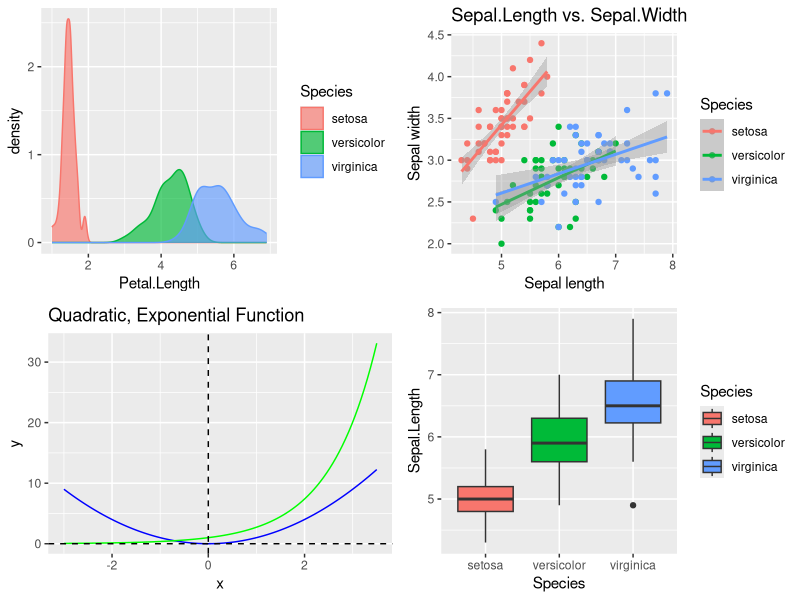
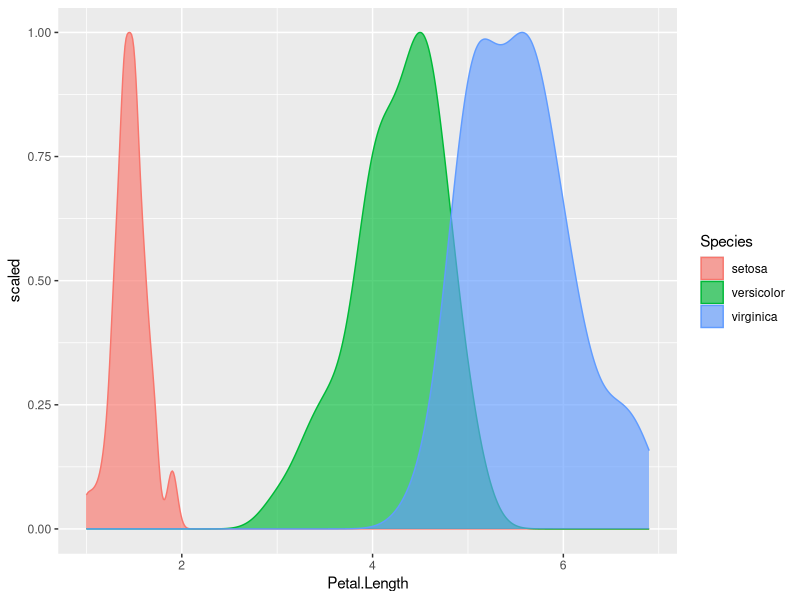

The R source for these figures, in order:
## ---- chunk 1
library(ggplot2)
library(gridExtra)
#-------------------------------------
gg1 <- ggplot(iris, aes(x = Petal.Length, colour = Species, fill = Species)) +
   geom_density(alpha = 0.65)
#-------------------------------------
gg2 <- ggplot(iris, aes(x = Sepal.Length, y = Sepal.Width, color = Species)) +
   geom_point() +
   ggtitle("Sepal.Length vs. Sepal.Width") +
   xlab("Sepal length") +
   ylab("Sepal width")+
   geom_smooth(method = "lm")
#-------------------------------------
qua_fun <- function(x){
   return(x**2)}

exp_fun <- function(x){
   return(exp(x))}

gg3_1 <- ggplot(data.frame(x = c(-3, 3.5)), aes(x))
gg3 <- gg3_1 + stat_function(fun = qua_fun, geom = "line", col = "blue") +
   stat_function(fun = exp_fun, geom = "line", col = "green")+
   geom_hline(yintercept = 0, lty = 2) +
   geom_vline(xintercept = 0, lty = 2)+
   labs(title = "Quadratic, Exponential Function")
#-------------------------------------
gg4 <- ggplot(iris, aes(x = Species, y = Sepal.Length, fill = Species)) +
   geom_boxplot()
#-------------------------------------
grid.arrange(gg1, gg2, gg3, gg4, nrow = 2, ncol = 2)
## ---- chunk 2
# 調整aes()的參數..scaled..
gg5 <- ggplot(iris, aes(x = Petal.Length, colour = Species, fill = Species, ..scaled..)) +
   geom_density(alpha = 0.65)
plot(gg5)
